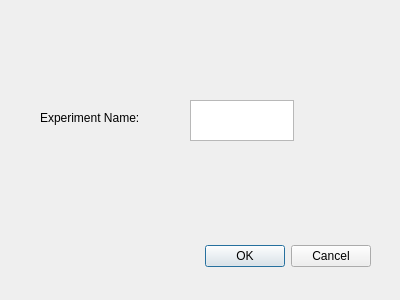
<?xml version="1.0" encoding="UTF-8"?>
<ui version="4.0">
 <class>NewExperimentDialog</class>
 <widget class="QDialog" name="NewExperimentDialog">
  <property name="windowModality">
   <enum>Qt::WindowModal</enum>
  </property>
  <property name="geometry">
   <rect>
    <x>0</x>
    <y>0</y>
    <width>400</width>
    <height>300</height>
   </rect>
  </property>
  <property name="windowTitle">
   <string>Create New Experiment</string>
  </property>
  <widget class="QDialogButtonBox" name="buttonBox">
   <property name="geometry">
    <rect>
     <x>30</x>
     <y>240</y>
     <width>341</width>
     <height>32</height>
    </rect>
   </property>
   <property name="orientation">
    <enum>Qt::Horizontal</enum>
   </property>
   <property name="standardButtons">
    <set>QDialogButtonBox::Cancel|QDialogButtonBox::Ok</set>
   </property>
  </widget>
  <widget class="QLabel" name="label">
   <property name="geometry">
    <rect>
     <x>40</x>
     <y>110</y>
     <width>151</width>
     <height>16</height>
    </rect>
   </property>
   <property name="text">
    <string>Experiment Name:</string>
   </property>
  </widget>
  <widget class="QTextEdit" name="experiment_name_textbox">
   <property name="geometry">
    <rect>
     <x>190</x>
     <y>100</y>
     <width>104</width>
     <height>41</height>
    </rect>
   </property>
  </widget>
 </widget>
 <resources/>
 <connections>
  <connection>
   <sender>buttonBox</sender>
   <signal>accepted()</signal>
   <receiver>NewExperimentDialog</receiver>
   <slot>accept()</slot>
   <hints>
    <hint type="sourcelabel">
     <x>248</x>
     <y>254</y>
    </hint>
    <hint type="destinationlabel">
     <x>157</x>
     <y>274</y>
    </hint>
   </hints>
  </connection>
  <connection>
   <sender>buttonBox</sender>
   <signal>rejected()</signal>
   <receiver>NewExperimentDialog</receiver>
   <slot>reject()</slot>
   <hints>
    <hint type="sourcelabel">
     <x>316</x>
     <y>260</y>
    </hint>
    <hint type="destinationlabel">
     <x>286</x>
     <y>274</y>
    </hint>
   </hints>
  </connection>
 </connections>
</ui>
